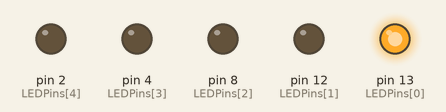
Simulated run of this sketch. Board: Arduino Uno, built with avr-gcc and run on an emulated ATmega328P. Shown: output pins drawn as LEDs (lit = HIGH).

Above: at 0.2 s.
At 1.7 s:
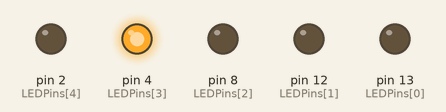
At 2.5 s:
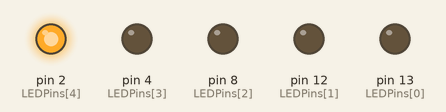
At 4.2 s:
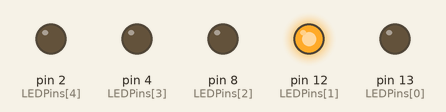
At 6.2 s:
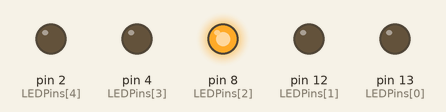
Timing chart, 0 to 6.5 s (numbered marks = the images above):
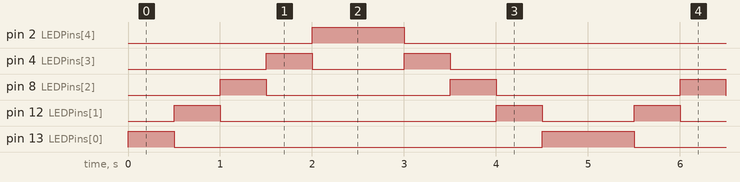

The sketch:

Code.ino
```cpp
int timer = 500;
int LEDPins[] = {13, 12, 8, 4, 2};  // Array of declared pin numbers on the board
int countOFpin = 5;  // Number of elements in the array (should be 5)

void setup()
{
  // Initialize the LED pins as OUTPUT
  for (int PIN = 0; PIN < countOFpin; PIN++)
  {
    pinMode(LEDPins[PIN], OUTPUT);
  }
}

void loop()
{
  // Loop from the lowest pin in the array to the highest
  for (int PIN = 0; PIN < countOFpin; PIN++)
  {
    // Turn the pin ON
    digitalWrite(LEDPins[PIN], HIGH);
    delay(timer);
    // Turn the pin OFF
    digitalWrite(LEDPins[PIN], LOW);
  }

  // Loop from the highest pin in the array to the lowest
  // This lights the LEDs in reverse order
  for (int PIN = countOFpin - 1; PIN >= 0; PIN--)
  {
    digitalWrite(LEDPins[PIN], HIGH);
    delay(timer);
    digitalWrite(LEDPins[PIN], LOW);
  }
}
```

Measured:
- by itself, pin 2 (LEDPins[4]): alternates HIGH for 1.0 s and LOW for 4.0 s
- by itself, pin 4 (LEDPins[3]): repeats every 5.0 s: LOW 1.0 s, HIGH 0.50 s, LOW 3.0 s, HIGH 0.50 s
- by itself, pin 8 (LEDPins[2]): alternates HIGH for 0.50 s and LOW for 2.0 s
- by itself, pin 12 (LEDPins[1]): repeats every 5.0 s: LOW 3.0 s, HIGH 0.50 s, LOW 1.0 s, HIGH 0.50 s
- by itself, pin 13 (LEDPins[0]): repeats every 5.0 s: LOW 4.0 s, HIGH 1.0 s
